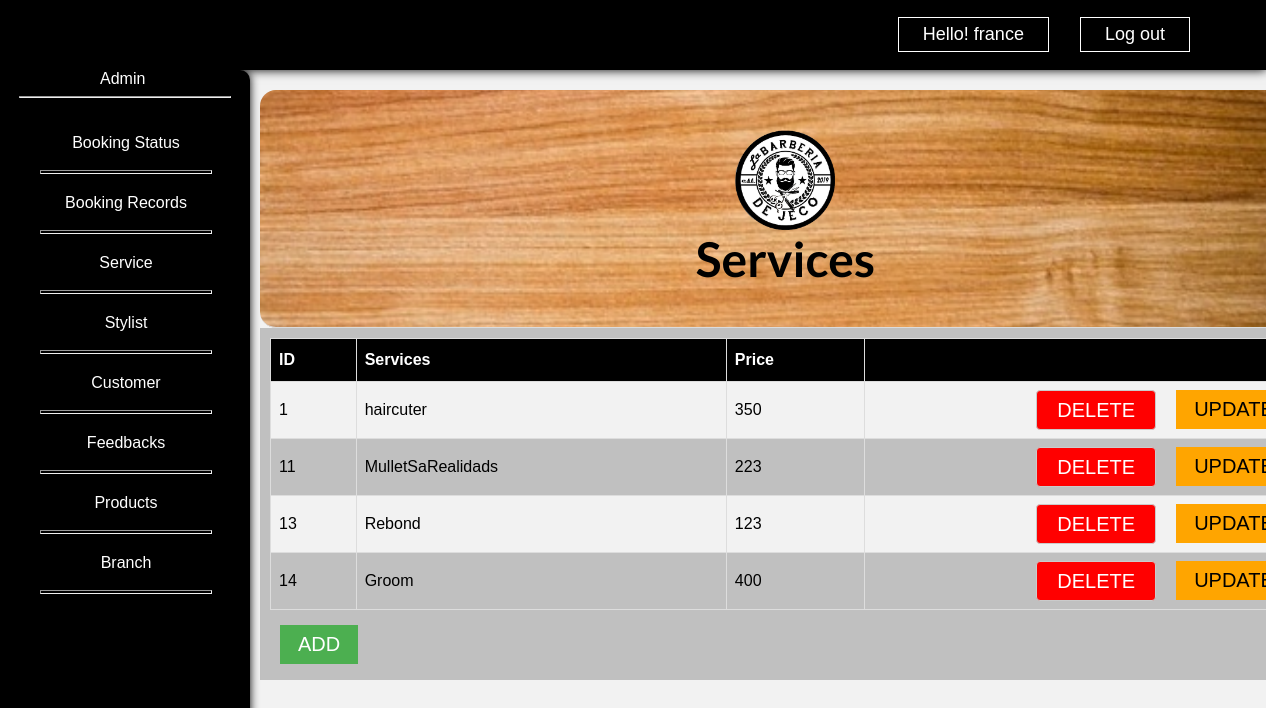
/admins/services (signed in), run on the app's committed database.
### tables this page shows
CREATE TABLE `services` (
  `id` int(11) NOT NULL,
  `service` varchar(255) NOT NULL,
  `price` int(11) NOT NULL
);

### app/helpers/session_helper.php (called while the page is built, shortened)
<?php
    function isLoggedIn() {
        if (isset($_SESSION['user_id'])) {
            return true;
        } else {
            return false;
        }
    }

### app/libraries/Core.php (called while the page is built, shortened)
<?php
  class Core {
    protected $currentMethod = 'index';
    public function __construct(){
      $url = $this->getUrl();
      if($url != NULL){
      if(file_exists('../app/controllers/' . ucwords($url[0]). '.php')){
        unset($url[0]);
      }
    }
      $this->currentController = new $this->currentController;
      if(isset($url[1])){
        if(method_exists($this->currentController, $url[1])){
          $this->currentMethod = $url[1];
          unset($url[1]);
        }
      }
      $this->params = $url ? array_values($url) : [];
      call_user_func_array([$this->currentController, $this->currentMethod], $this->params);
    }
    public function getUrl(){
      if(isset($_GET['url'])){
        $url = rtrim($_GET['url'], '/');
        $url = filter_var($url, FILTER_SANITIZE_URL);
        $url = explode('/', $url);
        return $url;
      }
    }
  }

### app/require.php (called while the page is built, shortened)
<?php
    require_once 'libraries/Core.php';
    require_once 'libraries/Controller.php';
    require_once 'libraries/Database.php';
    require_once 'helpers/session_helper.php';
    $init = new Core();

### public/index.php (called while the page is built)
<?php
    require_once '../app/require.php';

### app/libraries/Database.php (called while the page is built, shortened)
<?php
    class Database {
        private $dbHost = DB_HOST;
        private $dbUser = DB_USER;
        private $dbPass = DB_PASS;
        private $dbName = DB_NAME;
        private $statement;
        private $dbHandler;
        public function __construct() {
            $conn = 'mysql:host=' . $this->dbHost . ';dbname=' . $this->dbName;
            $options = array(
                PDO::ATTR_PERSISTENT => true,
                PDO::ATTR_ERRMODE => PDO::ERRMODE_EXCEPTION
            );
            try {
                $this->dbHandler = new PDO($conn, $this->dbUser, $this->dbPass, $options);
            } catch (PDOException $e) {
                $this->error = $e->getMessage();
                echo $this->error;
            }
        }
        public function query($sql) {
            $this->statement = $this->dbHandler->prepare($sql);
        }
        public function execute() {
            return $this->statement->execute();
        }
        public function resultSet() {
            $this->execute();
            return $this->statement->fetchAll(PDO::FETCH_OBJ);
        }
    }

### app/models/Admin.php (called while the page is built, shortened)
<?php
class Admin {
    private $db;
    public function __construct() {
        $this->db = new Database;
    }
    public function findServices() {
        $this->db->query('SELECT * FROM services ORDER BY id ASC');
        $results = $this->db->resultSet();
        return $results;
    }
}

### app/views/admins/services.php (the view)
<?php
   require APPROOT . '/views/includes/headDashboard.php';
?>
<div class="navbar dark">
    <?php
       require APPROOT . '/views/includes/navigation.php';
    ?>
</div>
    <?php
       require APPROOT . '/views/includes/sidebar.php';
    ?>
<div class="wrapper-landing">
        <div class="container-item">
            <img src="../img/iconJeco.png" alt="" width="100" height="auto" style="display: inline-block"><h1>Services</h1>
        </div>
        <div class="wrapper-border">
            <table id="customers">
                <tr>
                    <th>ID</th>
                    <th>Services</th>
                    <th>Price</th>
                    <th></th>
                </tr>
                <?php foreach($data['admins'] as $admin): ?>
                <tr>
                    <td><?php echo $admin->id; ?></td>
                    <td><?php echo $admin->service; ?></td>
                    <td><?php echo $admin->price; ?></td>
                    <td>
                        <?php if(isset($_SESSION['user_id']) == $admin->id): ?>
                        <a
                            class="btn orange"
                            href="<?php echo URLROOT . "/admins/updateServices/" . $admin->id ?>">
                            Update
                        </a>
                        <form action="<?php echo URLROOT . "/admins/delete/" . $admin->id ?>" method="POST">
                            <input type="submit" name="delete" value="Delete" class="btn red">
                        </form>
                        <?php endif; ?>
                    </td>
                </tr>
                <?php endforeach; ?>
            </table>
            <?php if($_SESSION['role'] == "Admin" && isset($_SESSION['user_id'])): ?>
            <a class="btn green" href="<?php echo URLROOT; ?>/admins/addServices">
                Add
            </a>
        </div>
    <?php endif; ?>
</div>

### app/controllers/Admins.php (shortened to what this page needs)
<?php
class Admins extends Controller {
    public function __construct() {
        $this->adminModel = $this->model('Admin');
    }
    public function services() {
        $admins = $this->adminModel->findServices();
        $data = [
            'admins' => $admins
        ];
        if(!isLoggedIn()){
            header("Location: " . URLROOT . "/index");
        }
        elseif($_SESSION['role'] == "Customer"){
            header("Location: " . URLROOT . "/index");
        }
        else{
            $this->view('admins/services', $data);
        }
    }
}

### app/libraries/Controller.php (shortened to what this page needs)
<?php
    class Controller {
        public function view($view, $data = []) {
            if (file_exists('../app/views/' . $view . '.php')) {
                require_once '../app/views/' . $view . '.php';
            } else {
                die("View does not exists.");
            }
        }
    }

### app/views/includes/headDashboard.php (shortened to what this page needs)
<html>
<head>
    <link rel="stylesheet" href="<?php echo URLROOT ?>/public/css/home.css">
</head>
<body>

### app/views/includes/navigation.php (shortened to what this page needs)
<nav class="top-nav">
    <ul>
        <li class="btn-login">
            <?php if(isset($_SESSION['user_id']) && $_SESSION['role'] == "Admin") : ?>
                <a href="#"><?php echo  "Hello! " . $_SESSION['username']; ?></a>
            <?php elseif(isset($_SESSION['user_id']) && $_SESSION['role'] == "Customer"): ?>
                <a href="#"><?php echo  "Hello! " . $_SESSION['username']; ?></a>
            <?php else : ?>
            <?php endif; ?>
        </li>
        <li class="btn-login black">
            <?php if(isset($_SESSION['user_id'])) : ?>
                <a href="<?php echo URLROOT; ?>/users/logout">Log out</a>
            <?php else : ?>
                <a href="<?php echo URLROOT; ?>/users/login">Login</a>
            <?php endif; ?>
        </li>
    </ul>
</nav>

### app/views/includes/sidebar.php (shortened to what this page needs)
<div class="side-nav">
<a href="#"><span style="margin-left: 100px; font-weight: 300px"><?php echo ucwords($_SESSION['role']); ?></span> </a>
    <hr style="height: 0.1; width: 210px">
    <ul>
        <li><center><span>
            <?php if($_SESSION['role'] == "Admin" && isset($_SESSION['user_id'])): ?>
                <a href="<?php echo URLROOT; ?>/admins/bookingStatus">Booking Status</a>
            <?php elseif($_SESSION['role'] == "Customer" && isset($_SESSION['user_id'])): ?>
                <a href="<?php echo URLROOT; ?>/posts">View Products</a>
            <?php else: ?>
            <?php endif; ?></span></center>
        </li>
        <hr>
        <li><center><span>
            <?php if($_SESSION['role'] == "Admin" && isset($_SESSION['user_id'])) : ?>
                <a href="<?php echo URLROOT; ?>/admins/">Booking Records</a>
            <?php elseif($_SESSION['role'] == "Customer" && isset($_SESSION['user_id'])): ?>
                <a href="<?php echo URLROOT; ?>/customers/">Booking</a>
            <?php else: ?>
            <?php endif; ?></span></center>
        </li>
        <hr>
        <li><center><span>
            <?php if($_SESSION['role'] == "Admin" && isset($_SESSION['user_id'])) : ?>
                <a href="<?php echo URLROOT; ?>/admins/services">Service</a>
            <?php elseif($_SESSION['role'] == "Customer" && isset($_SESSION['user_id'])): ?>
                <a href="<?php echo URLROOT; ?>/customers/">Booking Details</a>
            <?php else: ?>
            <?php endif; ?></span></center>
        </li>
        <hr>
        <li><center><span>
            <?php if($_SESSION['role'] == "Admin" && isset($_SESSION['user_id'])) : ?>
                <a href="<?php echo URLROOT; ?>/admins/stylist">Stylist</a>
            <?php elseif($_SESSION['role'] == "Customer" && isset($_SESSION['user_id'])): ?>
                <a href="<?php echo URLROOT; ?>/customers/">Booking History</a>
            <?php else: ?>
            <?php endif; ?></span></center>
        </li>
        <hr>
        <li><center><span>
            <?php if($_SESSION['role'] == "Admin" && isset($_SESSION['user_id'])) : ?>
                <a href="<?php echo URLROOT; ?>/admins/customers">Customer</a>
            <?php elseif($_SESSION['role'] == "Customer" && isset($_SESSION['user_id'])): ?>
                <a href="<?php echo URLROOT; ?>/customers">Stylists</a>
            <?php else: ?>
            <?php endif; ?></span></center>
        </li>
        <hr>
        <li><center><span>
            <?php if($_SESSION['role'] == "Admin" && isset($_SESSION['user_id'])) : ?>
                <a href="<?php echo URLROOT; ?>/admins/feedbacks">Feedbacks</a>
            <?php elseif($_SESSION['role'] == "Customer"): ?>
                <a href="<?php echo URLROOT; ?>/customers/">Services</a>
            <?php else: ?>
            <?php endif; ?></span></center>
        </li>
        <hr>
        <li><center><span>
            <?php if($_SESSION['role'] == "Admin" && isset($_SESSION['user_id'])) : ?>
                <a href="<?php echo URLROOT; ?>/posts">Products</a>
            <?php elseif($_SESSION['role'] == "Customer" && isset($_SESSION['user_id'])): ?>
                <a href="<?php echo URLROOT; ?>/customers/">Feedbacks</a>
            <?php else: ?>
            <?php endif; ?></span></center>
        </li>
        <hr>
        <li><center><span>
            <?php if($_SESSION['role'] == "Admin" && isset($_SESSION['user_id'])) : ?>
                <a href="<?php echo URLROOT; ?>/admins/branch">Branch</a>
            <?php elseif($_SESSION['role'] == "Customer" && isset($_SESSION['user_id'])): ?>
            <?php else: ?>
            <?php endif; ?></span></center>
        </li>
        <hr>
    </ul>
</div>

### public/css/home.css (style rules this page uses)
html, body { height: 100%; width: 100%; padding: 0; margin: 0; top: 0; bottom: 0; font-family: 'Lato', sans-serif; background-color: #f2f2f2; }
a { text-decoration: none; }
.top-nav { display: block; }
.top-nav ul { margin: 0; padding: 0; position: absolute; right: 6%; top: 2%; }
.top-nav ul li { display: inline-block; margin-left: 28px; }
.top-nav ul li a { color: #ffffff; text-decoration: none; font-size: 18px; }
.wrapper-landing { z-index: 0; position: relative; text-align: center; max-width: 83%; max-height: auto; top: 20px; left: 260px; }
.wrapper-landing h1 { font-size: 48px; color: black; margin: 0; font-weight: bolder; }
.btn-login { border: 1px solid #ffffff; padding: 6px 24px; }
.navbar { width: 100%; height: 70px; background-color: #1a1a1a; box-shadow: 0px 0px 10px #1a1a1a; }
input::placeholder { color: #a1a1a1; font-size: 14px; }
.dark { background-color: #000000; box-shadow: 0px 0px 10px #000000; }
.wrapper-border { background: rgba(180, 180, 180, 0.8); padding: 10px 10px 70px 10px; }
.container-item { border-radius: 1em; background-image: url('../img/woodenBack1.jpg'); background-size: cover; background-position: center; background-repeat: no-repeat; border-bottom: 1px solid #dcdcdc; padding: 40px 0 40px 0; }
.btn { padding: 8px 18px; font-size: 20px; text-transform: uppercase; color: #ffffff; }
.green { background-color: #4CAF50; float: left; margin: 15px 0 0 10px; }
input, textarea { width: 400px; margin: 20px 0px; border: 1px solid #cbcbcb; border-radius: 4px; background-color: #f5f5f5; padding: 8px; font-size: 18px; color: #666; }
input { height: 35px; }
::placeholder { font-size: 14px; font-weight: 100; font-style: italic; }
.orange { background-color: orange; color: #000000; float: right; }
.red { background-color: #ff0000; float: right; width: 120px; margin: 0px 20px; height: 40px; }
#customers { font-family: Arial, Helvetica, sans-serif; border-collapse: collapse; width: 100%; }
#customers td, #customers th { border: 1px solid #ddd; padding: 8px; }
#customers tr:nth-child(even) { background-color: #f2f2f2; }
#customers th { padding-top: 12px; padding-bottom: 12px; text-align: left; background-color: black; color: white; }

### data on the page
services: id "1", service "haircuter", price "350"
services: id "11", service "MulletSaRealidads", price "223"
services: id "13", service "Rebond", price "123"
services: id "14", service "Groom", price "400"

### other printed values
$_SESSION['username'] "france"
$_SESSION['role'] "Admin"
